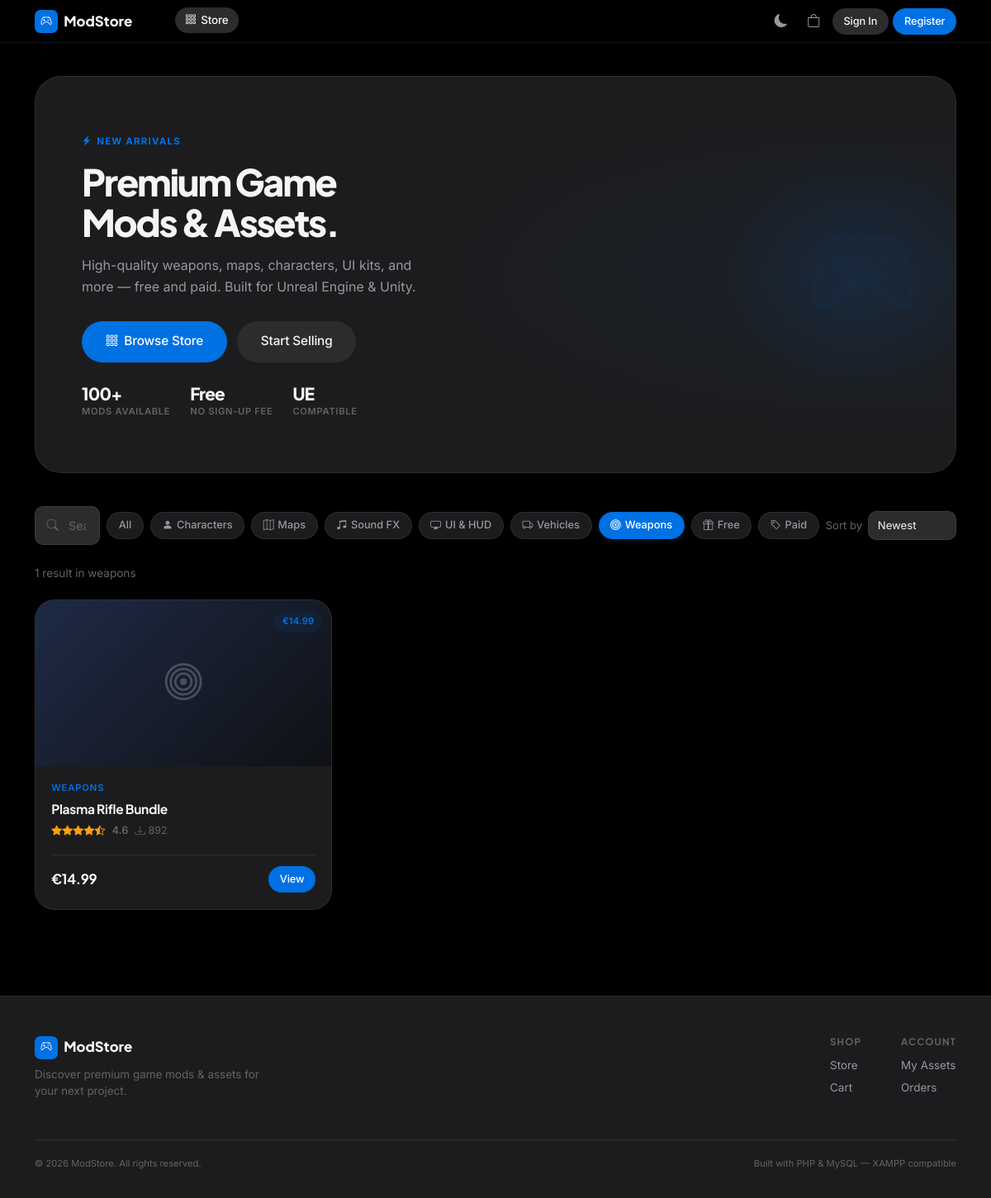
The app's page /index.php?cat=weapons with its own data.
### tables this page shows
CREATE TABLE `categories` (
  `id`   INT(11)     NOT NULL AUTO_INCREMENT,
  `name` VARCHAR(50) NOT NULL,
  `slug` VARCHAR(50) NOT NULL,
  `icon` VARCHAR(50) NOT NULL DEFAULT 'bi-box',
  PRIMARY KEY (`id`),
  UNIQUE KEY `uq_slug` (`slug`)
);

CREATE TABLE `products` (
  `id`             INT(11)        NOT NULL AUTO_INCREMENT,
  `name`           VARCHAR(100)   NOT NULL,
  `slug`           VARCHAR(100)   NOT NULL,
  `description`    TEXT           NOT NULL,
  `price`          DECIMAL(10,2)  NOT NULL DEFAULT '0.00',
  `category_id`    INT(11)        DEFAULT NULL,
  `download_count` INT(11)        NOT NULL DEFAULT '0',
  `rating`         DECIMAL(3,2)   NOT NULL DEFAULT '0.00',
  `review_count`   INT(11)        NOT NULL DEFAULT '0',
  `version`        VARCHAR(20)    NOT NULL DEFAULT '1.0.0',
  `file_size`      VARCHAR(20)    NOT NULL DEFAULT '—',
  `release_date`   DATE           NOT NULL,
  `is_active`      TINYINT(1)     NOT NULL DEFAULT '1',
  `created_at`     TIMESTAMP      NOT NULL DEFAULT CURRENT_TIMESTAMP,
  PRIMARY KEY (`id`),
  UNIQUE KEY `uq_slug` (`slug`),
  KEY `idx_category` (`category_id`),
  CONSTRAINT `fk_product_category`
    FOREIGN KEY (`category_id`) REFERENCES `categories` (`id`) ON DELETE SET NULL
);

### index.php (the view, shortened to what this page needs)
<?php
require_once __DIR__ . '/config/db.php';
require_once __DIR__ . '/includes/functions.php';
$search   = trim($_GET['q']    ?? '');
$catSlug  = trim($_GET['cat']  ?? '');
$priceFilter = $_GET['price'] ?? '';
$sort        = $_GET['sort']  ?? 'newest';
$where  = ['p.is_active = 1'];
$params = [];
if ($catSlug !== '') {
    $where[]  = 'c.slug = ?';
    $params[] = $catSlug;
}
$sortMap = [
    'newest'     => 'p.release_date DESC',
    'popular'    => 'p.download_count DESC',
    'price_asc'  => 'p.price ASC',
    'price_desc' => 'p.price DESC',
    'rating'     => 'p.rating DESC',
];
$orderBy = $sortMap[$sort] ?? $sortMap['newest'];
$whereSQL = implode(' AND ', $where);
$sql = "SELECT p.*, c.name AS cat_name, c.slug AS cat_slug, c.icon AS cat_icon
        FROM products p
        LEFT JOIN categories c ON c.id = p.category_id
        WHERE $whereSQL
        ORDER BY $orderBy";
$stmt = $pdo->prepare($sql);
$stmt->execute($params);
$products = $stmt->fetchAll();
$cats = $pdo->query('SELECT * FROM categories ORDER BY name')->fetchAll();
require_once __DIR__ . '/includes/header.php';
?>
<div class="container-xl py-4">
  <div class="ms-hero fade-in">
    <div class="ms-hero__content">
      <div class="ms-hero__eyebrow"><i class="bi bi-lightning-charge-fill"></i> New Arrivals</div>
      <h1>Premium Game<br>Mods &amp; Assets.</h1>
      <p>High-quality weapons, maps, characters, UI kits, and more — free and paid. Built for Unreal Engine &amp; Unity.</p>
      <div class="ms-hero__actions">
        <a href="#products" class="btn-ms btn-ms-primary btn-lg">
          <i class="bi bi-grid-3x3-gap"></i> Browse Store
        </a>
        <?php if (!isLoggedIn()): ?>
          <a href="/modstore/register.php" class="btn-ms btn-ms-ghost btn-lg">Start Selling</a>
        <?php endif; ?>
      </div>
      <div class="hero-stats">
        <div class="hero-stat">
          <span class="hero-stat__num">100+</span>
          <span class="hero-stat__label">Mods Available</span>
        </div>
        <div class="hero-stat">
          <span class="hero-stat__num">Free</span>
          <span class="hero-stat__label">No Sign-up Fee</span>
        </div>
        <div class="hero-stat">
          <span class="hero-stat__num">UE</span>
          <span class="hero-stat__label">Compatible</span>
        </div>
      </div>
    </div>
    <div class="ms-hero__orb"></div>
    <div class="ms-hero__art"><i class="bi bi-controller"></i></div>
  </div>
  <div id="products" class="store-filters">
    <div class="search-wrap">
      <form method="GET" style="display:contents;">
        <input
          type="text" name="q" value="<?= e($search) ?>"
          placeholder="Search mods &amp; assets…" class="ms-input"
          onchange="this.form.submit()"
        >
      </form>
    </div>
    <a href="?<?= http_build_query(array_filter(['q'=>$search,'price'=>$priceFilter,'sort'=>$sort])) ?>"
       class="filter-chip <?= $catSlug === '' ? 'active' : '' ?>">All</a>
    <?php foreach ($cats as $cat): ?>
      <?php $q = http_build_query(array_filter(['q'=>$search,'cat'=>$cat['slug'],'price'=>$priceFilter,'sort'=>$sort])); ?>
      <a href="?<?= $q ?>" class="filter-chip <?= $catSlug === $cat['slug'] ? 'active' : '' ?>">
        <i class="bi <?= e($cat['icon']) ?>"></i>
        <?= e($cat['name']) ?>
      </a>
    <?php endforeach; ?>
    <a href="?<?= http_build_query(array_filter(['q'=>$search,'cat'=>$catSlug,'price'=>'free','sort'=>$sort])) ?>"
       class="filter-chip <?= $priceFilter === 'free' ? 'active' : '' ?>">
      <i class="bi bi-gift"></i> Free
    </a>
    <a href="?<?= http_build_query(array_filter(['q'=>$search,'cat'=>$catSlug,'price'=>'paid','sort'=>$sort])) ?>"
       class="filter-chip <?= $priceFilter === 'paid' ? 'active' : '' ?>">
      <i class="bi bi-tag"></i> Paid
    </a>
    <div class="ms-nav__actions ms-auto" style="margin-left:auto;">
      <form method="GET" style="display:flex;align-items:center;gap:.4rem;">
        <label for="sortSelect" style="font-size:.82rem;color:var(--text-muted);white-space:nowrap;">Sort by</label>
        <select name="sort" id="sortSelect" class="ms-select" style="width:auto;padding:.35rem .7rem;font-size:.82rem;" onchange="this.form.submit()">
          <option value="newest"     <?= $sort==='newest'     ?'selected':''?>>Newest</option>
        </select>
      </form>
    </div>
  </div>
  <p style="font-size:.85rem;color:var(--text-muted);margin-bottom:1.25rem;">
    <?= count($products) ?> result<?= count($products) !== 1 ? 's' : '' ?>
    <?= $catSlug ? ' in ' . e($catSlug) : '' ?>
  </p>
  <?php if (empty($products)): ?>
    <div class="empty-state">
      <div class="empty-icon"><i class="bi bi-search"></i></div>
      <h3>No results found</h3>
      <p>Try adjusting your filters or search query.</p>
      <a href="index.php" class="btn-ms btn-ms-ghost">Clear Filters</a>
    </div>
  <?php else: ?>
    <div class="product-grid">
      <?php foreach ($products as $p): ?>
        <a href="product.php?id=<?= $p['id'] ?>" class="ms-card" style="text-decoration:none;color:inherit;">
          <div class="product-thumb" style="background:<?= cardGradient((int)$p['category_id']) ?>">
            <i class="bi <?= e($p['cat_icon'] ?? 'bi-box') ?> product-thumb__icon"></i>
            <span class="product-thumb__badge">
              <?php if ($p['price'] == 0): ?>
                <span class="badge-ms badge-free"><i class="bi bi-gift"></i> Free</span>
              <?php else: ?>
                <span class="badge-ms badge-paid">€<?= number_format($p['price'], 2) ?></span>
              <?php endif; ?>
            </span>
          </div>
          <div class="product-card__body">
            <span class="product-card__cat"><?= e($p['cat_name'] ?? 'General') ?></span>
            <div class="product-card__name"><?= e($p['name']) ?></div>
            <div class="product-card__meta">
              <?= stars((float)$p['rating']) ?>
              <span class="rating-value"><?= number_format($p['rating'], 1) ?></span>
              <span style="color:var(--text-muted);font-size:.78rem;">
                <i class="bi bi-download"></i> <?= number_format($p['download_count']) ?>
              </span>
            </div>
            <div class="product-card__footer">
              <span class="product-price <?= $p['price'] == 0 ? 'free' : '' ?>">
                <?= fPrice((float)$p['price']) ?>
              </span>
              <span class="btn-ms btn-ms-primary btn-sm" style="pointer-events:none;">
                <?= $p['price'] == 0 ? 'Get Free' : 'View' ?>
              </span>
            </div>
          </div>
        </a>
      <?php endforeach; ?>
    </div>
  <?php endif; ?>
</div>
<?php require_once __DIR__ . '/includes/footer.php'; ?>

### includes/functions.php (shortened to what this page needs)
<?php
function isLoggedIn(): bool
{
    return !empty($_SESSION['user_id']);
}
function fPrice(float $price): string
{
    return $price == 0 ? 'Free' : '€' . number_format($price, 2);
}
function stars(float $rating): string
{
    $html  = '<span class="stars">';
    for ($i = 1; $i <= 5; $i++) {
        if ($rating >= $i) {
            $html .= '<i class="bi bi-star-fill"></i>';
        } elseif ($rating >= $i - 0.5) {
            $html .= '<i class="bi bi-star-half"></i>';
        } else {
            $html .= '<i class="bi bi-star"></i>';
        }
    }
    $html .= '</span>';
    return $html;
}
function cardGradient(int $categoryId): string
{
    $map = [
        1 => 'linear-gradient(135deg,#1e2a45 0%,#0f1115 100%)',
        2 => 'linear-gradient(135deg,#1a3028 0%,#0f1115 100%)',
        3 => 'linear-gradient(135deg,#2e1a3a 0%,#0f1115 100%)',
        4 => 'linear-gradient(135deg,#1a2a3a 0%,#0f1115 100%)',
        5 => 'linear-gradient(135deg,#2a1a1a 0%,#0f1115 100%)',
        6 => 'linear-gradient(135deg,#2a2218 0%,#0f1115 100%)',
    ];
    return $map[$categoryId] ?? 'linear-gradient(135deg,#1a1d23 0%,#0f1115 100%)';
}
function e(mixed $value): string
{
    return htmlspecialchars((string) $value, ENT_QUOTES | ENT_SUBSTITUTE, 'UTF-8');
}

### records on screen
categories: name "Characters"
categories: name "Maps"
categories: name "Sound FX"
categories: name "UI & HUD"
categories: name "Vehicles"
categories: name "Weapons"
products: price "14.99", category.name "WEAPONS", name "Plasma Rifle Bundle", rating "4.6", download_count "892", price "€14.99", shows "View"

### other values on screen
count($products) "1"
$catSlug "weapons"
